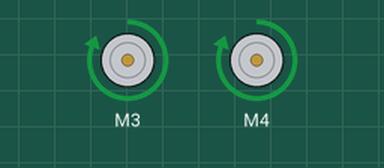
Simulated run of this sketch. Board: Arduino Uno, built with avr-gcc and run on an emulated ATmega328P. Shown: 2 × DC motor (green arrow = forward, orange = backward, longer = faster).

Above: at 1.0 s.
At 3.0 s:
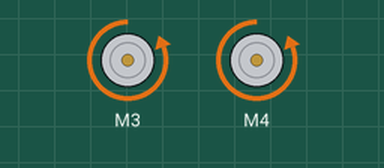
Timing chart, 0 to 5.2 s (numbered marks = the images above):
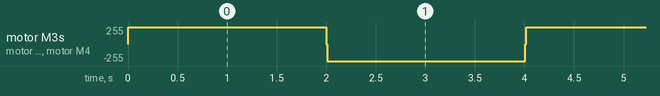

The sketch:

_54_Adafruit_v1_02.ino
```cpp
// (licence header left out)
#include <AFMotor.h>                 //Include library AF Motor


AF_DCMotor motor3(3);                // Motor 1 Selected
AF_DCMotor motor4(4);                // Motor 1 Selected

unsigned char velocidade1 = 0x00;    // Storage motor1 Speed (8 bits)


void setup()
{


}


void loop()
{
  velocidade1 = 0xFF;
  motor3.setSpeed(velocidade1);  // Set full Speed
  motor3.run(FORWARD);           // Clockwise
  motor4.setSpeed(velocidade1);  // Set full Speed
  motor4.run(FORWARD);           // Clockwise
  delay(2000);                   // Wait 2 seconds

  velocidade1 = 0x00;
  motor3.setSpeed(velocidade1);  // Set zero Speed
  motor3.run(RELEASE);           // Stop Motor
  motor4.setSpeed(velocidade1);  // Set zero Speed
  motor4.run(RELEASE);           // Stop Motor
  delay(10);                     // Wait 10 microseconds


  velocidade1 = 0xFF;
  motor3.setSpeed(velocidade1);  // Set full Speed
  motor3.run(BACKWARD);          // anti-Clockwise
  motor4.setSpeed(velocidade1);  // Set full Speed
  motor4.run(BACKWARD);          // anti-Clockwise
  delay(2000);                   // Wait 2 seconds

  velocidade1 = 0x00;
  motor3.setSpeed(velocidade1); // Set zero Speed
  motor3.run(RELEASE);          // Stop Motor
  motor4.setSpeed(velocidade1); // Set zero Speed
  motor4.run(RELEASE);          // Stop Motor
  delay(10);                    // Wait 10 microseconds

}
```

Measured:
- by itself, motor M3, motor M4: repeats every 4.0 s: stopped 0.01 s, backward 255/255 2.0 s, stopped 0.01 s, forward 255/255 2.0 s
